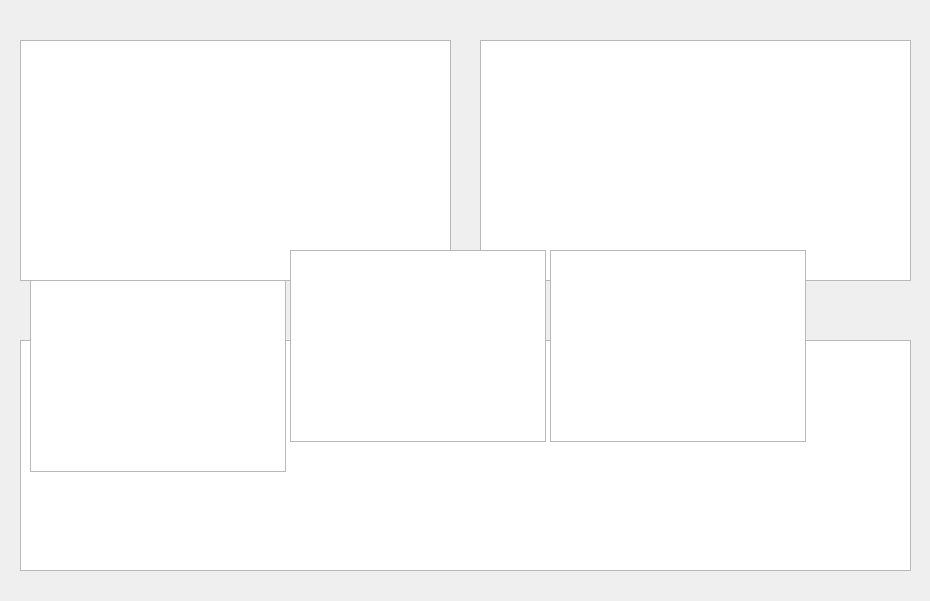
<?xml version="1.0" encoding="UTF-8"?>
<ui version="4.0">
 <class>Form</class>
 <widget class="QWidget" name="Form">
  <property name="geometry">
   <rect>
    <x>0</x>
    <y>0</y>
    <width>930</width>
    <height>601</height>
   </rect>
  </property>
  <property name="windowTitle">
   <string>Form</string>
  </property>
  <widget class="QProgressBar" name="progressBar">
   <property name="geometry">
    <rect>
     <x>120</x>
     <y>320</y>
     <width>118</width>
     <height>23</height>
    </rect>
   </property>
   <property name="value">
    <number>24</number>
   </property>
  </widget>
  <widget class="QListWidget" name="listWidget">
   <property name="geometry">
    <rect>
     <x>20</x>
     <y>340</y>
     <width>891</width>
     <height>231</height>
    </rect>
   </property>
  </widget>
  <widget class="QListWidget" name="listWidget_3">
   <property name="geometry">
    <rect>
     <x>480</x>
     <y>40</y>
     <width>431</width>
     <height>241</height>
    </rect>
   </property>
  </widget>
  <widget class="QListWidget" name="listWidget_2">
   <property name="geometry">
    <rect>
     <x>20</x>
     <y>40</y>
     <width>431</width>
     <height>241</height>
    </rect>
   </property>
  </widget>
  <widget class="QTableView" name="tableView">
   <property name="geometry">
    <rect>
     <x>290</x>
     <y>250</y>
     <width>256</width>
     <height>192</height>
    </rect>
   </property>
  </widget>
  <widget class="QTreeView" name="treeView">
   <property name="geometry">
    <rect>
     <x>550</x>
     <y>250</y>
     <width>256</width>
     <height>192</height>
    </rect>
   </property>
  </widget>
  <widget class="QTableWidget" name="tableWidget">
   <property name="geometry">
    <rect>
     <x>30</x>
     <y>280</y>
     <width>256</width>
     <height>192</height>
    </rect>
   </property>
  </widget>
 </widget>
 <resources/>
 <connections/>
</ui>
